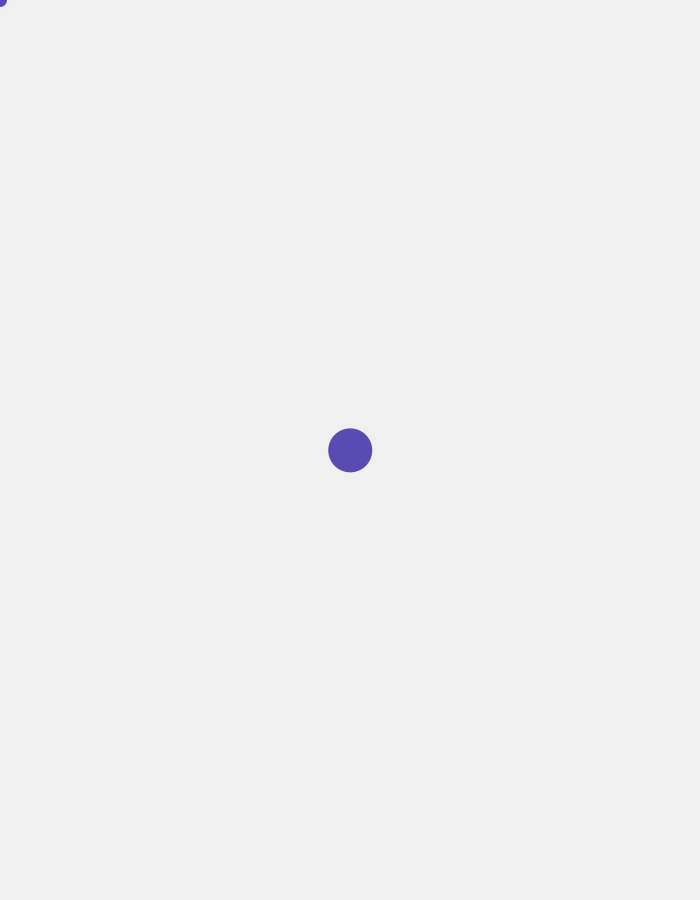
Frame 1 (no input)
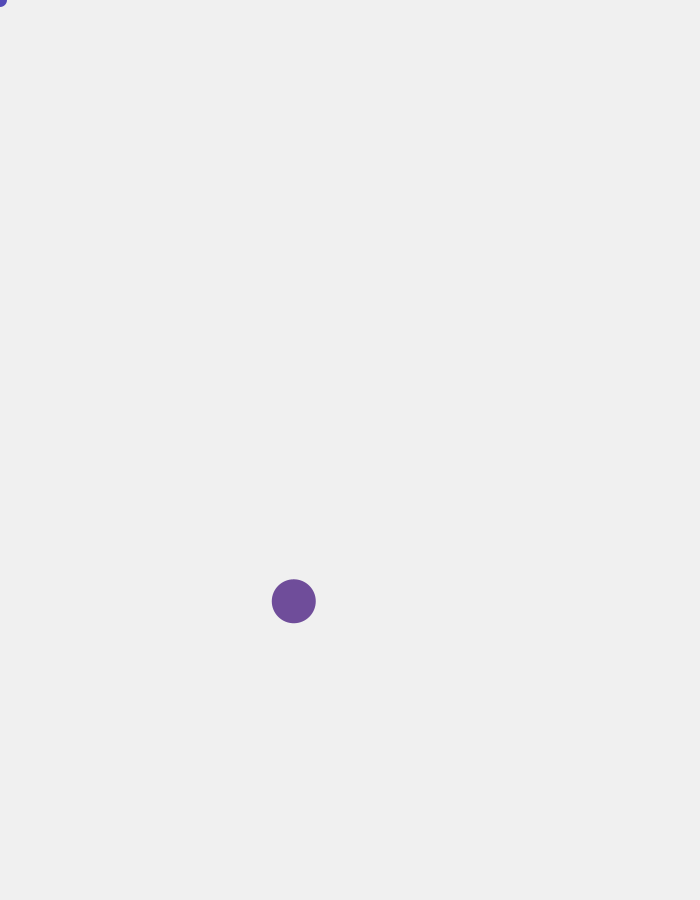
Frame 60 (the mouse pressed at the canvas centre just before this capture)
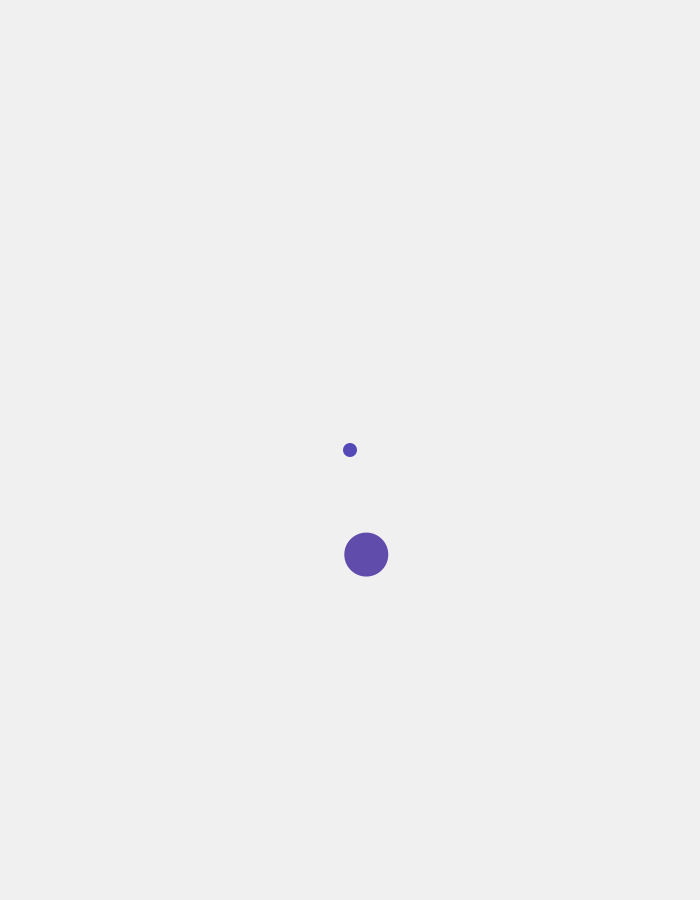
Frame 120 (the mouse held since frame 60 and released just before this capture)

The Processing sketch that drew these frames (run headless with seeded random() and noise(); from frame 60 on, the mouse is pressed at the canvas centre):

// Processing sketch: reppeling
// ── reppeling.pde
float objX, objY;
float vx, vy;
float REPEL_RADIUS = 100;
float REPEL_STRENGTH = 20;
float FRICTION = 0.92;
float RADIUS = 22;

// wandering variables (for autonomous random movement)
float wanderX = 0;          // position in noise space for X force
float wanderY = 10000;      // position in noise space for Y force (offset so they don't match)
float WANDER_STRENGTH = 2.5;

void setup() {
  size(700, 900);
  objX = width / 2;
  objY = height / 2;
}

void draw() {
  background(240);
  
  // repulsion from mouse
  float dx = objX - mouseX;
  float dy = objY - mouseY;
  float dist = sqrt(dx * dx + dy * dy);
  if (dist < REPEL_RADIUS && dist > 0) {
    float force = (1 - dist / REPEL_RADIUS) * REPEL_STRENGTH;
    vx += (dx / dist) * force;
    vy += (dy / dist) * force;
  }
  
  // wandering force: smooth random motion via Perlin noise
  // noise() returns 0 to 1 smoothly; subtract 0.5 to get -0.5 to +0.5
  vx += (noise(wanderX) - 0.5) * WANDER_STRENGTH;
  vy += (noise(wanderY) - 0.5) * WANDER_STRENGTH;
  
  // step through noise space at a VARYING rate (this is what makes speed change)
  wanderX += random(0.005, 0.04);
  wanderY += random(0.005, 0.04);
  
  // friction + movement
  vx *= FRICTION;
  vy *= FRICTION;
  objX += vx;
  objY += vy;
  
  // bounce off walls instead of pinning (keeps the ball always moving)
  if (objX < RADIUS) { objX = RADIUS; vx = -vx; }
  if (objX > width - RADIUS) { objX = width - RADIUS; vx = -vx; }
  if (objY < RADIUS) { objY = RADIUS; vy = -vy; }
  if (objY > height - RADIUS) { objY = height - RADIUS; vy = -vy; }
  
  // draw mouse influence radius
 // noFill();
 // stroke(83, 74, 183, 60);
 // strokeWeight(1.5);
 // ellipse(mouseX, mouseY, REPEL_RADIUS * 2, REPEL_RADIUS * 2);
  
  // draw mouse cursor
  fill(83, 74, 183);
  noStroke();
  ellipse(mouseX, mouseY, 14, 14);
  
  // draw the object (color shifts with speed)
  float speed = sqrt(vx * vx + vy * vy);
  float t = constrain(speed / 10, 0, 1);
  fill(lerpColor(color(83, 74, 183), color(216, 90, 48), t));
  ellipse(objX, objY, RADIUS * 2, RADIUS * 2);
}
